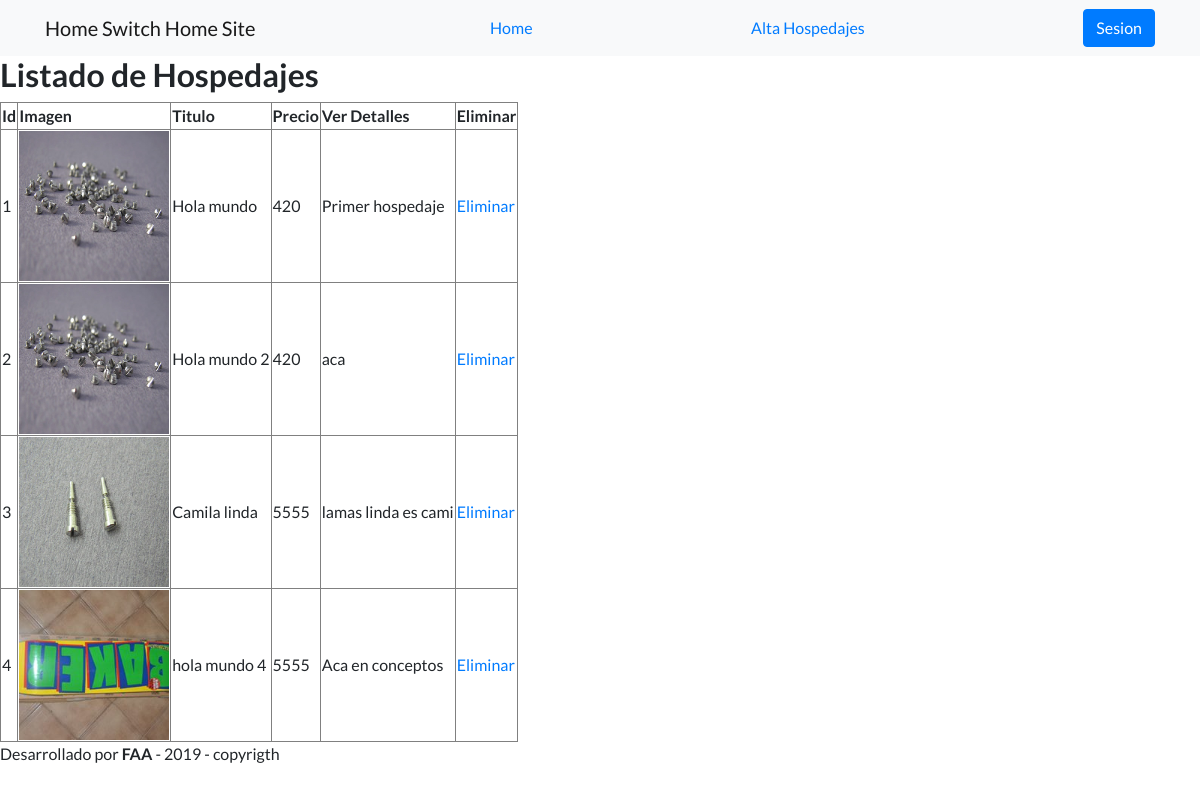
Page /hospedajes/Index.php on the committed database.
### tables this page shows
CREATE TABLE `hospedaje` (
  `idHospedaje` int(11) NOT NULL,
  `titulo` varchar(85) DEFAULT NULL,
  `descripcion` text,
  `precio` float DEFAULT NULL,
  `imagenData` varchar(78) DEFAULT NULL,
  `imagenType` varchar(50) DEFAULT NULL,
  `cantidadPersonas` int(2) DEFAULT NULL,
  `cantidadSemanasDisp` int(2) DEFAULT NULL,
  `fechaInicioSubasta` date DEFAULT NULL,
  `tipo` varchar(10) DEFAULT NULL,
  `estado` tinyint(4) DEFAULT NULL
);

### hospedajes/Index.php (the view, shortened to what this page needs)
<!DOCTYPE html>
<html>
  <head>
<link href="../vendor/bootstrap/css/bootstrap.min.css" rel="stylesheet">
  <link href="../vendor/fontawesome-free/css/all.min.css" rel="stylesheet">
  <link href="../vendor/simple-line-icons/css/simple-line-icons.css" rel="stylesheet" type="text/css">
  <link href="../css/landing-page.min.css" rel="stylesheet">
    </head>
  <body>
    <nav class="navbar navbar-light bg-light static-top">
    <div class="container">
            <a class="navbar-brand" href="../">Home Switch Home Site</a>
            <a href="../index.php">Home</a>
            <a href="ABM/Alta.php">Alta Hospedajes</a>
            <a class="btn btn-primary" href="#">Sesion</a>
        </div>
      </nav>
      <div id="condenido">
        <h2> Listado de Hospedajes </h2>
        <table border="1">
          <tr>
              <th>Id</th>
              <th>Imagen</th>
              <th>Titulo</th>
              <th>Precio</th>
              <th>Ver Detalles</th>
              <th>Eliminar</th>
          </tr>
            </div> <?php
          require_once("controlador/dbConfig.php");
          $sql = "SELECT * FROM hospedaje";
          $resultado = mysqli_query($con,$sql);
          while ($rows = mysqli_fetch_array($resultado)){
            if (strpos($rows['imagenData'],'opt')!== false){
            $name=str_replace('/opt/lampp/htdocs/HomeSwitchHome/Grupo7/Site','',$rows['imagenData']);
            }
            else{
            $name=str_replace('C:/xampp2/htdocs/Grupo7-Final/Grupo7/Site','',$rows['imagenData']);
             }
              ?>
              <tr>
                <td><?php echo $rows['idHospedaje'];?></td>
                <td><?php echo '<img src="..'.$name.'" alt="Imagen'.$rows['titulo'].'" width="150" height="150" />';?></td>
                <td><?php echo $rows['titulo'];?></td>
                <td><?php echo $rows['precio'];?></td>
                <td><?php echo $rows['descripcion'];?></td>
                <td><a href='ABM/services/ServicesBaja.php?id=<?php echo $rows['idHospedaje'];?>'>Eliminar</a></td>
              </tr>
          <?php
          }
           ?>
       </table>
      </div>
      <div id="pie">
        <p> Desarrollado por <strong>FAA</strong> - 2019 - copyrigth</p>
      </div>
  </body>
</html>

### rows in the picture
hospedaje: idHospedaje "1", imagenData (picture), titulo "Hola mundo", precio "420", descripcion "Primer hospedaje"
hospedaje: idHospedaje "2", imagenData (picture), titulo "Hola mundo 2", precio "420", descripcion "aca"
hospedaje: idHospedaje "3", imagenData (picture), titulo "Camila linda", precio "5555", descripcion "lamas linda es cami"
hospedaje: idHospedaje "4", imagenData (picture), titulo "hola mundo 4", precio "5555", descripcion "Aca en conceptos"
